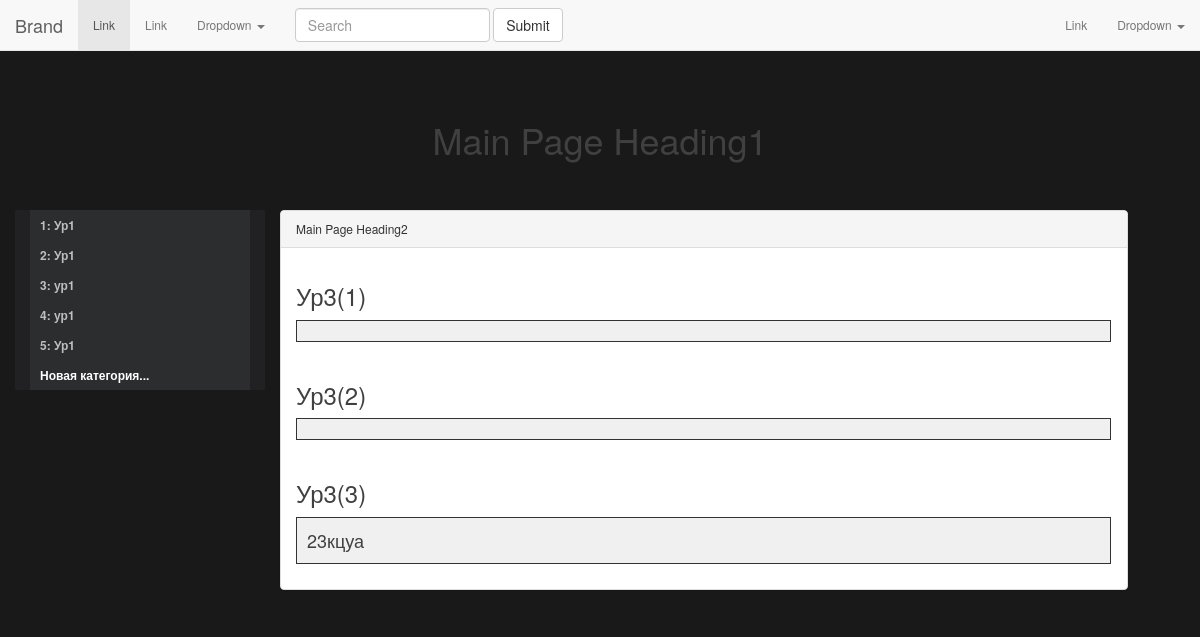
Before: / with the older database file.
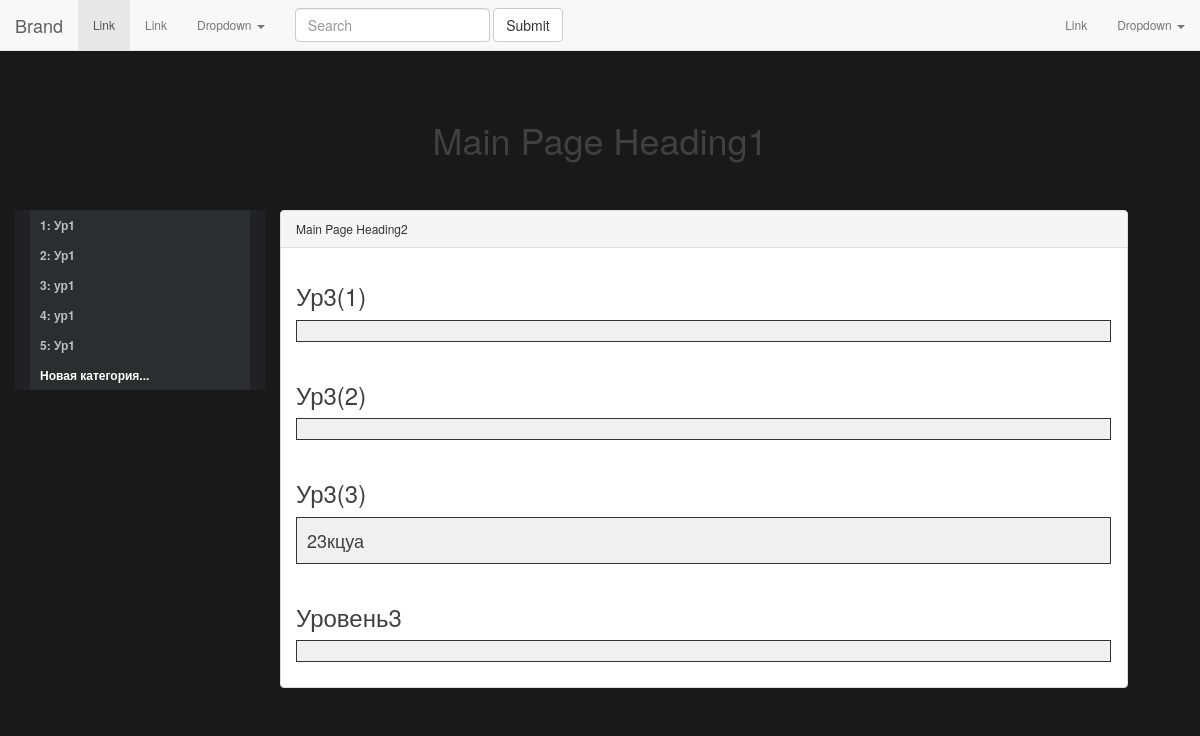
After: the same page with the newer database file.
### models.py (models this page shows)
class BaseModel(Model):
    class Meta:
        database = conn  # соединение с базой, из шаблона выше

class Level1(BaseModel):
    alias = TextField(column_name='alias')
    key = TextField(column_name='key', null=True)
    description = TextField(column_name='description')
    is_active = BooleanField(column_name='is_active', null=True)
    class Meta:
        table_name = 'Level1'

class Level3(BaseModel):
    alias = TextField(column_name='alias')
    key = TextField(column_name='Name', null=True)
    description = TextField(column_name='description')
    is_active = BooleanField(column_name='is_active', null=True)
    owner_id = ForeignKeyField(Level2, related_name='Level3', on_delete='cascade', on_update='cascade')
    class Meta:
        table_name = 'Level3'

### app.py (the view)
@app.route('/')
def index():
    level1 = Level1.select()
    level2 = Level2.select()
    level3 = Level3.select()
    return render_template('index.html',level1=level1,level2=level2,level3=level3,Level1=Level1, Level2=Level2, Level3=Level3)

### templates/index.html (shortened to what this page needs)
{% extends 'init.html' %}
{% block mainHeading %} Main Page Heading1 {% endblock %}
{% block Heading %} Main Page Heading2 {% endblock %}
{% block content %}
    {% for lvl3 in Level3.select()%}
        <section id="{{ lvl3['alias'] }}">
            <h3>{{ lvl3['alias'] }}</h3>
            <p class="word">{{ lvl3['description'] }}</p>
        </section>
    {% endfor %}
{% endblock %}

### templates/init.html (shortened to what this page needs)
<!DOCTYPE html>
<html lang="ru">
<head>
  <link rel="stylesheet" href="https://cdnjs.cloudflare.com/ajax/libs/normalize/5.0.0/normalize.min.css">
<link rel='stylesheet' href='https://maxcdn.bootstrapcdn.com/bootstrap/3.3.4/css/bootstrap.min.css'>
<link rel="stylesheet" href="{{ url_for('static', filename= 'css/main.css') }}">
<link rel="stylesheet" href="{{ url_for('static', filename= 'css/menu.css') }}">
</head>
<body>
<body data-spy="scroll" data-target="#myScrollspy">
<nav class="navbar navbar-default navbar-fixed-top">
	<div class="container-fluid">
		<div class="navbar-header">
			<a class="navbar-brand" href="#">Brand</a>
		</div>
		<div class="collapse navbar-collapse" id="bs-example-navbar-collapse-1">
			<ul class="nav navbar-nav">
				<li class="active"><a href="#">Link <span class="sr-only">(current)</span></a></li>
				<li><a href="#">Link</a></li>
				<li class="dropdown">
					<a href="#" class="dropdown-toggle" data-toggle="dropdown" role="button" aria-expanded="false">Dropdown <span class="caret"></span></a>
				</li>
			</ul>
			<form class="navbar-form navbar-left" role="search">
				<div class="form-group">
					<input type="text" class="form-control" placeholder="Search">
				</div>
				<button type="submit" class="btn btn-default">Submit</button>
			</form>
			<ul class="nav navbar-nav navbar-right">
				<li><a href="#">Link</a></li>
				<li class="dropdown">
					<a href="#" class="dropdown-toggle" data-toggle="dropdown" role="button" aria-expanded="false">Dropdown <span class="caret"></span></a>
				</li>
			</ul>
		</div>
	</div>
</nav>
<div class="container" name="toTop" id="topPos">
	<div class="row">
		<div class="col-md-12">
			<h1 class="page-heading">{% block mainHeading %} {% endblock %}</h1>
		</div>
	</div>
	<div class="row">
        <nav class="col-md-3 hidden-sm hidden-xs menu-block" id="myScrollspy">
            <ul>
                {% for lvl1 in level1 %}
                  <li class="menu-category">
                      <span>{{ lvl1['id'] }}: {{ lvl1['alias'] }} </span>
                      <ul style="display: none;">
                          {% for lvl2 in Level2.select().where(Level2.owner_id == lvl1.id).dicts().execute() %}
                                  </ul>
                              </li>
                          {% endfor %}
                      </ul>
                  </li>
                {% endfor %}
                <li class="menu-category">
                  <span><a href="{{url_for('create')}}">Новая категория...</a></span>
                </li>
          </nav>
		<div class="col-md-9">
			<div class="panel panel-default">
				<div class="panel-heading">
					{% block Heading %} {% endblock %}
				</div>
				<div class="panel-body">
					{% block content %} {% endblock %}
				</div>
			</div>
		</div>
	</div>
</div>
</body>
</body>
</html>

### static/css/main.css (style rules this page uses)
* { transition-duration: 0.2s; }
body { padding-top: 80px; }
section { margin-top: 40px; }
section:first-of-type { margin-top: 0; }
.page-heading { padding: 20px 0 40px; text-align: center; }
li a { transition-duration: 1s; }
#topPos:before, h3:before { display: block; content: " "; margin-top: -80px; height: 80px; visibility: hidden; }

### static/css/menu.css (style rules this page uses)
body { background-color: #191919; color: #404040; font: 12px/1.4 "Gotham SSm A", "Helvetica Neue", Helvetica, Arial; }
ul { list-style: none; margin: 0px; padding: 0px; }
a { color: #FFF; text-decoration: none; }
.menu-block { background: #212123; color: #393a3c; margin-bottom: 30px; width: 250px; }
.menu-category > span { color: #BEBEBE; display: block; font-size: 12px; line-height: 30px; padding-left: 10px; position: relative; }
.menu-category span { display: block; font-weight: 600; }
.menu-category:not(.sub) > span { background: #2C2D2F; }

### templates/init.html (style rules this page uses)
.word { width: 815px; background: #f0f0f0; border: 1px solid #333; padding: 10px; font-size: 18px; -moz-hyphens: auto; -webkit-hyphens: auto; -ms-hyphens: auto; }

Changed rows visible on the page:
added Level3: alias "Уровень3"
